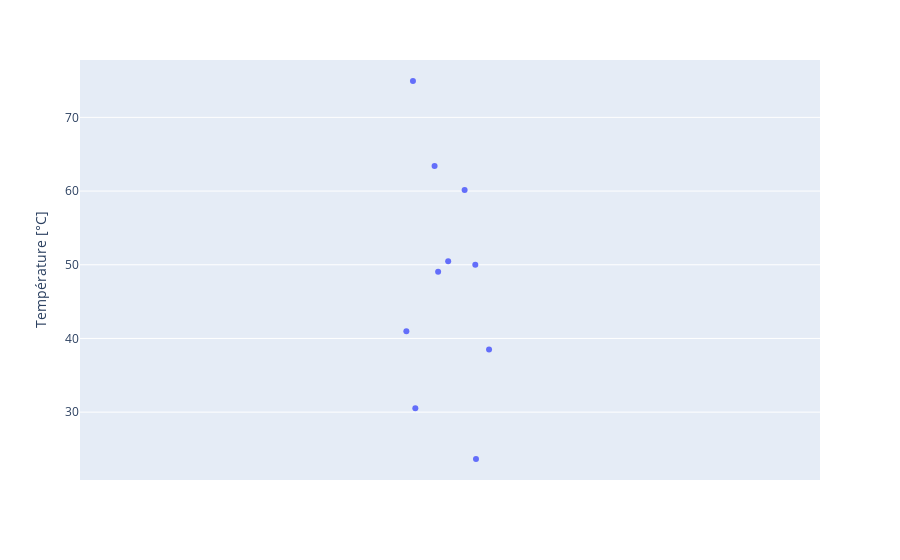

The notebook cell this image was saved under:
### Code cell
px.strip(df.select_dtypes('number'), y='Température [°C]', stripmode="overlay")

### Figure 1 — Plotly figure (JSON) as saved in the notebook; plotly's stock layout.template omitted (floating-point values rounded to 4 significant figures)
{"data": [{"alignmentgroup": "True", "boxpoints": "all", "fillcolor": "rgba(255,255,255,0)", "hoveron": "points", "hovertemplate": "Température [°C]=%{y}<extra></extra>", "legendgroup": "", "line": {"color": "rgba(255,255,255,0)"}, "marker": {"color": "#636efa"}, "name": "", "offsetgroup": "", "orientation": "v", "pointpos": 0, "showlegend": false, "type": "box", "x0": " ", "xaxis": "x", "y": [49.04, 74.93, 23.64, 63.4, 30.51, 60.16, 50.01, 40.96, 50.47, 38.51], "y0": " ", "yaxis": "y"}], "layout": {"boxmode": "overlay", "legend": {"tracegroupgap": 0}, "margin": {"t": 60}, "xaxis": {"anchor": "y", "domain": [0, 1]}, "yaxis": {"anchor": "x", "domain": [0, 1], "title": {"text": "Température [°C]"}}}}
